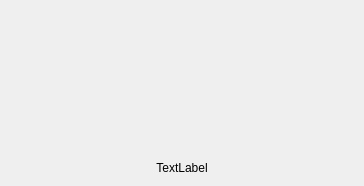
<?xml version="1.0" encoding="UTF-8"?>
<ui version="4.0">
 <class>BusyDialog</class>
 <widget class="QDialog" name="BusyDialog">
  <property name="windowModality">
   <enum>Qt::NonModal</enum>
  </property>
  <property name="geometry">
   <rect>
    <x>0</x>
    <y>0</y>
    <width>364</width>
    <height>186</height>
   </rect>
  </property>
  <property name="sizePolicy">
   <sizepolicy hsizetype="MinimumExpanding" vsizetype="Preferred">
    <horstretch>0</horstretch>
    <verstretch>0</verstretch>
   </sizepolicy>
  </property>
  <property name="windowTitle">
   <string notr="true"/>
  </property>
  <property name="accessibleDescription">
   <string>This is the busy dialog window</string>
  </property>
  <property name="modal">
   <bool>false</bool>
  </property>
  <layout class="QVBoxLayout" name="verticalLayout">
   <item alignment="Qt::AlignHCenter|Qt::AlignVCenter">
    <widget class="QLabel" name="labelGif">
     <property name="sizePolicy">
      <sizepolicy hsizetype="Preferred" vsizetype="Preferred">
       <horstretch>0</horstretch>
       <verstretch>1</verstretch>
      </sizepolicy>
     </property>
     <property name="text">
      <string/>
     </property>
     <property name="alignment">
      <set>Qt::AlignCenter</set>
     </property>
    </widget>
   </item>
   <item alignment="Qt::AlignHCenter|Qt::AlignVCenter">
    <widget class="QLabel" name="labelText">
     <property name="sizePolicy">
      <sizepolicy hsizetype="MinimumExpanding" vsizetype="Preferred">
       <horstretch>1</horstretch>
       <verstretch>0</verstretch>
      </sizepolicy>
     </property>
     <property name="text">
      <string>TextLabel</string>
     </property>
     <property name="alignment">
      <set>Qt::AlignCenter</set>
     </property>
     <property name="textInteractionFlags">
      <set>Qt::NoTextInteraction</set>
     </property>
    </widget>
   </item>
  </layout>
 </widget>
 <resources/>
 <connections/>
</ui>
